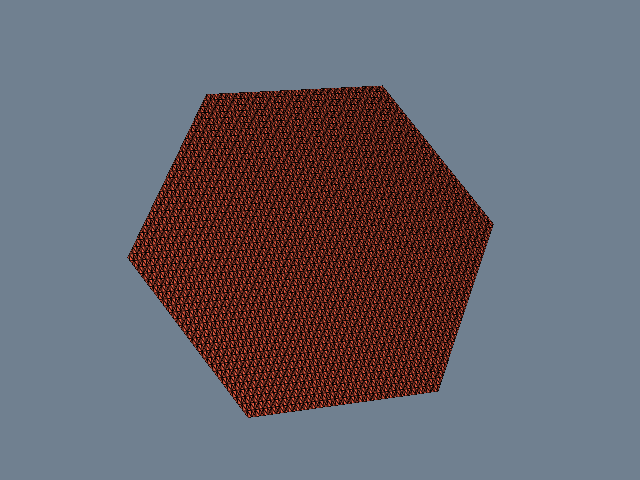

Here is the Python script that generated this plot:
#!/usr/bin/env python

# Visualize an implicit plane by sampling it on a volume grid and
# extracting the zero isosurface with vtkContourFilter.

# Factory overrides: importing these modules registers the OpenGL rendering
# and interaction style implementations for vtkRenderingCore factory classes.
import vtkmodules.vtkInteractionStyle  # noqa: F401
import vtkmodules.vtkRenderingOpenGL2  # noqa: F401
# VTK pipeline classes used in this example
from vtkmodules.vtkCommonDataModel import vtkPlane
from vtkmodules.vtkFiltersCore import vtkContourFilter
from vtkmodules.vtkImagingHybrid import vtkSampleFunction
from vtkmodules.vtkRenderingCore import (
    vtkActor,
    vtkPolyDataMapper,
    vtkRenderWindow,
    vtkRenderWindowInteractor,
    vtkRenderer,
)

# Colors (normalized RGB)
slate_gray_background_rgb = (0.439, 0.502, 0.565)
tomato_rgb = (1.000, 0.388, 0.278)

# Implicit function: a plane through the origin with normal (1, 1, 1)
plane = vtkPlane()
plane.SetOrigin(0.0, 0.0, 0.0)
plane.SetNormal(1.0, 1.0, 1.0)

# SampleFunction: evaluate the implicit plane on a 50x50x50 grid
sample = vtkSampleFunction()
sample.SetImplicitFunction(plane)
sample.SetSampleDimensions(50, 50, 50)
sample.SetModelBounds(-2.0, 2.0, -2.0, 2.0, -2.0, 2.0)
sample.ComputeNormalsOff()

# Contour: extract the zero isosurface (the plane itself)
contour = vtkContourFilter()
contour.SetInputConnection(sample.GetOutputPort())
contour.SetValue(0, 0.0)

# Mapper: map the contour surface to graphics primitives
mapper = vtkPolyDataMapper()
mapper.SetInputConnection(contour.GetOutputPort())
mapper.ScalarVisibilityOff()

# Actor: assign the mapped geometry
actor = vtkActor()
actor.SetMapper(mapper)
actor.GetProperty().SetColor(tomato_rgb)
actor.GetProperty().EdgeVisibilityOn()
actor.GetProperty().SetEdgeColor(0.0, 0.0, 0.0)

# Renderer: assemble the scene and configure the camera
renderer = vtkRenderer()
renderer.AddActor(actor)
renderer.SetBackground(slate_gray_background_rgb)

# Window: display the rendered scene
render_window = vtkRenderWindow()
render_window.AddRenderer(renderer)
render_window.SetWindowName("plane")
render_window.SetMultiSamples(0)
render_window.SetSize(640, 480)

# Interactor: handle mouse and keyboard events
render_window_interactor = vtkRenderWindowInteractor()
render_window_interactor.SetRenderWindow(render_window)

# Scene: configure the camera
renderer.ResetCamera()
renderer.GetActiveCamera().Azimuth(30)
renderer.GetActiveCamera().Elevation(20)
renderer.ResetCameraClippingRange()

render_window_interactor.Initialize()
render_window_interactor.Start()
